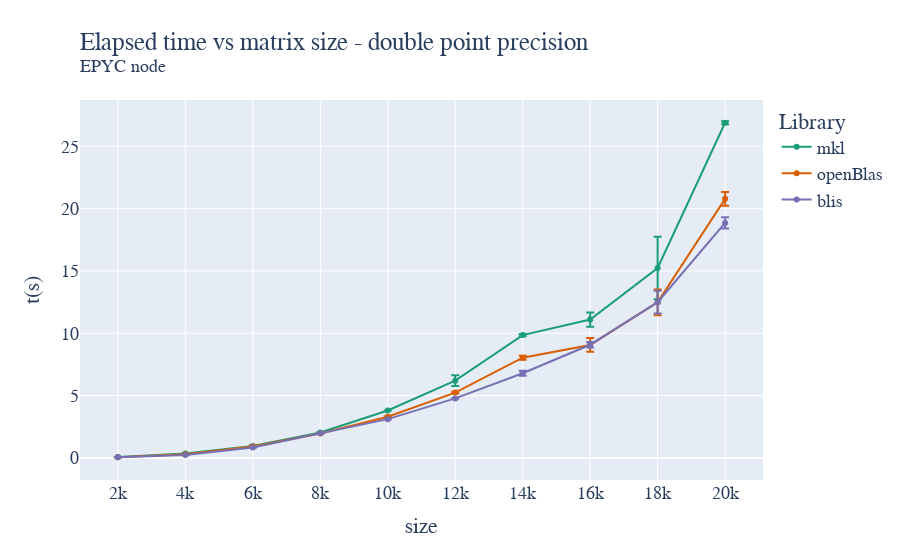

The cell this chart's notebook holds for it:
### Code cell
fig = go.Figure()

fig.add_trace(go.Scatter(x=mkl_double_avg["size"]["mean"], y=mkl_double_avg["time"]["mean"], name='mkl',
                         error_y=dict(
                             type="data",
                             array=mkl_double_avg["time"]["std"],
                             visible=True)))
fig.add_trace(go.Scatter(x=oblas_double_avg["size"]["mean"], y=oblas_double_avg["time"]["mean"], name='openBlas',
                         error_y=dict(
                             type="data",
                             array=oblas_double_avg["time"]["std"],
                             visible=True)))
fig.add_trace(go.Scatter(x=blis_double_avg["size"]["mean"], y=blis_double_avg["time"]["mean"], name='blis',
                         error_y=dict(
                             type="data",
                             array=blis_double_avg["time"]["std"],
                             visible=True)))

fig.update_layout(
    title=go.layout.Title(
        text="Elapsed time vs matrix size - double point precision<br><sup>EPYC node</sup>",
        xref="paper",
        x=0,
    ),
    xaxis_title="size",
    xaxis = dict(
        tickmode = 'linear',
        tick0 = '2000',
        dtick = '2000'
    ),
    yaxis_title="t(s)",
    legend_title="Library",
    font=dict(
        family="Courier New, monospace",
        size=18,
    ),
    colorway=["#1b9e77","#d95f02", "#7570b3"]
)
fig.show()
fig.write_image("/home/andres/hpc/Foundations_of_HPC_2022/Assignment/my_assignment/report/images/fixed_scores_epyc_double_time.pdf", height=500, width=1000)

### Figure 1 — Plotly figure (JSON) as saved in the notebook; plotly's stock layout.template omitted (floating-point values rounded to 4 significant figures)
{"data": [{"error_y": {"array": [0.0125, 0.02261, 0.04777, 0.02338, 0.007269, 0.4303, 0.09306, 0.5725, 2.511, 0.128], "type": "data", "visible": true}, "name": "mkl", "type": "scatter", "x": [2000, 4000, 6000, 8000, 10000, 12000, 14000, 16000, 18000, 20000], "y": [0.07503, 0.3587, 0.9691, 2.039, 3.807, 6.198, 9.856, 11.1, 15.24, 26.89]}, {"error_y": {"array": [0.008479, 0.01078, 0.03464, 0.03357, 0.01767, 0.06536, 0.1593, 0.5482, 1.031, 0.5565], "type": "data", "visible": true}, "name": "openBlas", "type": "scatter", "x": [2000, 4000, 6000, 8000, 10000, 12000, 14000, 16000, 18000, 20000], "y": [0.05749, 0.2957, 0.9231, 1.965, 3.302, 5.244, 8.04, 9.065, 12.49, 20.78]}, {"error_y": {"array": [0.001413, 0.01302, 0.01632, 0.01806, 0.022, 0.01204, 0.2039, 0.229, 0.9139, 0.4494], "type": "data", "visible": true}, "name": "blis", "type": "scatter", "x": [2000, 4000, 6000, 8000, 10000, 12000, 14000, 16000, 18000, 20000], "y": [0.05927, 0.2397, 0.8334, 1.975, 3.114, 4.779, 6.796, 9.08, 12.49, 18.85]}], "layout": {"colorway": ["#1b9e77", "#d95f02", "#7570b3"], "font": {"family": "Courier New, monospace", "size": 18}, "legend": {"title": {"text": "Library"}}, "title": {"text": "Elapsed time vs matrix size - double point precision<br><sup>EPYC node</sup>", "x": 0, "xref": "paper"}, "xaxis": {"dtick": "2000", "tick0": "2000", "tickmode": "linear", "title": {"text": "size"}}, "yaxis": {"title": {"text": "t(s)"}}}}
